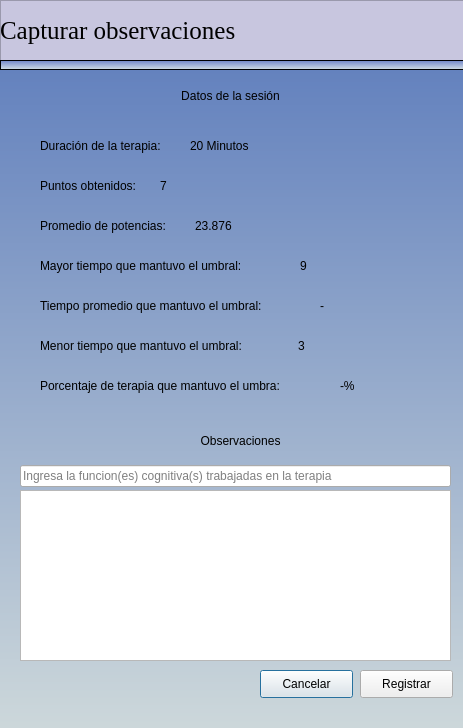
<?xml version="1.0" encoding="UTF-8"?>
<ui version="4.0">
 <class>capturarObservaciones</class>
 <widget class="QDialog" name="capturarObservaciones">
  <property name="geometry">
   <rect>
    <x>0</x>
    <y>0</y>
    <width>463</width>
    <height>728</height>
   </rect>
  </property>
  <property name="windowTitle">
   <string>Dialog</string>
  </property>
  <widget class="QFrame" name="frame">
   <property name="geometry">
    <rect>
     <x>0</x>
     <y>0</y>
     <width>531</width>
     <height>61</height>
    </rect>
   </property>
   <property name="styleSheet">
    <string notr="true">background-color: rgb(200, 198, 223);</string>
   </property>
   <property name="frameShape">
    <enum>QFrame::StyledPanel</enum>
   </property>
   <property name="frameShadow">
    <enum>QFrame::Raised</enum>
   </property>
   <widget class="QLabel" name="label_23">
    <property name="geometry">
     <rect>
      <x>410</x>
      <y>10</y>
      <width>51</width>
      <height>41</height>
     </rect>
    </property>
    <property name="font">
     <font>
      <pointsize>10</pointsize>
     </font>
    </property>
    <property name="styleSheet">
     <string notr="true">image: url(:/newPrefix/archivo.png);</string>
    </property>
    <property name="text">
     <string/>
    </property>
   </widget>
  </widget>
  <widget class="QLabel" name="label_2">
   <property name="geometry">
    <rect>
     <x>0</x>
     <y>0</y>
     <width>401</width>
     <height>61</height>
    </rect>
   </property>
   <property name="font">
    <font>
     <family>Times New Roman</family>
     <pointsize>19</pointsize>
     <weight>9</weight>
     <italic>false</italic>
     <bold>false</bold>
    </font>
   </property>
   <property name="styleSheet">
    <string notr="true">
font: 75 19pt &quot;Times New Roman&quot;;</string>
   </property>
   <property name="text">
    <string>Capturar observaciones</string>
   </property>
  </widget>
  <widget class="QFrame" name="frame_4">
   <property name="geometry">
    <rect>
     <x>0</x>
     <y>60</y>
     <width>531</width>
     <height>10</height>
    </rect>
   </property>
   <property name="maximumSize">
    <size>
     <width>16777215</width>
     <height>10</height>
    </size>
   </property>
   <property name="styleSheet">
    <string notr="true">background-color: qlineargradient(spread:pad, x1:0, y1:1, x2:0, y2:0, stop:0 rgba(214, 225, 229), stop:1 rgba(109, 130, 198));
</string>
   </property>
   <property name="frameShape">
    <enum>QFrame::StyledPanel</enum>
   </property>
   <property name="frameShadow">
    <enum>QFrame::Raised</enum>
   </property>
  </widget>
  <widget class="QLabel" name="label_24">
   <property name="geometry">
    <rect>
     <x>0</x>
     <y>70</y>
     <width>480</width>
     <height>691</height>
    </rect>
   </property>
   <property name="minimumSize">
    <size>
     <width>480</width>
     <height>60</height>
    </size>
   </property>
   <property name="styleSheet">
    <string notr="true">background-color: qlineargradient(spread:pad, x1:0, y1:1, x2:0, y2:0, stop:0 rgba(210, 220, 220), stop:1 rgba(100, 130, 190));

</string>
   </property>
   <property name="text">
    <string/>
   </property>
  </widget>
  <widget class="QTextEdit" name="tekObservaciones">
   <property name="geometry">
    <rect>
     <x>20</x>
     <y>490</y>
     <width>431</width>
     <height>171</height>
    </rect>
   </property>
  </widget>
  <widget class="QLabel" name="label_3">
   <property name="geometry">
    <rect>
     <x>10</x>
     <y>425</y>
     <width>461</width>
     <height>31</height>
    </rect>
   </property>
   <property name="styleSheet">
    <string notr="true">font: 12pt &quot;MS Shell Dlg 2&quot;;</string>
   </property>
   <property name="text">
    <string>Observaciones</string>
   </property>
   <property name="alignment">
    <set>Qt::AlignCenter</set>
   </property>
  </widget>
  <widget class="QPushButton" name="btnCancelar">
   <property name="geometry">
    <rect>
     <x>260</x>
     <y>670</y>
     <width>93</width>
     <height>28</height>
    </rect>
   </property>
   <property name="text">
    <string>Cancelar</string>
   </property>
  </widget>
  <widget class="QPushButton" name="btnRegistar">
   <property name="geometry">
    <rect>
     <x>360</x>
     <y>670</y>
     <width>93</width>
     <height>28</height>
    </rect>
   </property>
   <property name="text">
    <string>Registrar</string>
   </property>
  </widget>
  <widget class="QLabel" name="label_4">
   <property name="geometry">
    <rect>
     <x>40</x>
     <y>170</y>
     <width>121</width>
     <height>31</height>
    </rect>
   </property>
   <property name="styleSheet">
    <string notr="true">font: 9pt &quot;MS Shell Dlg 2&quot;;</string>
   </property>
   <property name="text">
    <string>Puntos obtenidos:</string>
   </property>
  </widget>
  <widget class="QLabel" name="label_5">
   <property name="geometry">
    <rect>
     <x>40</x>
     <y>210</y>
     <width>161</width>
     <height>31</height>
    </rect>
   </property>
   <property name="styleSheet">
    <string notr="true">font: 9pt &quot;MS Shell Dlg 2&quot;;</string>
   </property>
   <property name="text">
    <string>Promedio de potencias:</string>
   </property>
  </widget>
  <widget class="QLabel" name="label_6">
   <property name="geometry">
    <rect>
     <x>40</x>
     <y>250</y>
     <width>261</width>
     <height>31</height>
    </rect>
   </property>
   <property name="styleSheet">
    <string notr="true">font: 9pt &quot;MS Shell Dlg 2&quot;;</string>
   </property>
   <property name="text">
    <string>Mayor tiempo que mantuvo el umbral:</string>
   </property>
  </widget>
  <widget class="QLabel" name="label_7">
   <property name="geometry">
    <rect>
     <x>40</x>
     <y>370</y>
     <width>311</width>
     <height>31</height>
    </rect>
   </property>
   <property name="styleSheet">
    <string notr="true">font: 9pt &quot;MS Shell Dlg 2&quot;;</string>
   </property>
   <property name="text">
    <string>Porcentaje de terapia que mantuvo el umbra:</string>
   </property>
  </widget>
  <widget class="QLabel" name="label_8">
   <property name="geometry">
    <rect>
     <x>0</x>
     <y>80</y>
     <width>461</width>
     <height>31</height>
    </rect>
   </property>
   <property name="styleSheet">
    <string notr="true">font: 12pt &quot;MS Shell Dlg 2&quot;;</string>
   </property>
   <property name="text">
    <string>Datos de la sesión</string>
   </property>
   <property name="alignment">
    <set>Qt::AlignCenter</set>
   </property>
  </widget>
  <widget class="QLabel" name="lbPuntos">
   <property name="geometry">
    <rect>
     <x>160</x>
     <y>170</y>
     <width>121</width>
     <height>31</height>
    </rect>
   </property>
   <property name="styleSheet">
    <string notr="true">
font: 87 8pt &quot;Arial Black&quot;;</string>
   </property>
   <property name="text">
    <string>7</string>
   </property>
  </widget>
  <widget class="QLabel" name="lbPromedioPotencias">
   <property name="geometry">
    <rect>
     <x>195</x>
     <y>210</y>
     <width>121</width>
     <height>31</height>
    </rect>
   </property>
   <property name="styleSheet">
    <string notr="true">font: 87 8pt &quot;Arial Black&quot;;</string>
   </property>
   <property name="text">
    <string>23.876</string>
   </property>
  </widget>
  <widget class="QLabel" name="lbMayorTiempo">
   <property name="geometry">
    <rect>
     <x>300</x>
     <y>250</y>
     <width>121</width>
     <height>31</height>
    </rect>
   </property>
   <property name="styleSheet">
    <string notr="true">font: 87 8pt &quot;Arial Black&quot;;</string>
   </property>
   <property name="text">
    <string>9</string>
   </property>
  </widget>
  <widget class="QLabel" name="lbTiempoUmbralObtenido">
   <property name="geometry">
    <rect>
     <x>340</x>
     <y>370</y>
     <width>121</width>
     <height>31</height>
    </rect>
   </property>
   <property name="styleSheet">
    <string notr="true">font: 87 8pt &quot;Arial Black&quot;;</string>
   </property>
   <property name="text">
    <string>-%</string>
   </property>
  </widget>
  <widget class="QLabel" name="label_13">
   <property name="geometry">
    <rect>
     <x>40</x>
     <y>130</y>
     <width>151</width>
     <height>31</height>
    </rect>
   </property>
   <property name="styleSheet">
    <string notr="true">font: 9pt &quot;MS Shell Dlg 2&quot;;</string>
   </property>
   <property name="text">
    <string>Duración de la terapia:</string>
   </property>
  </widget>
  <widget class="QLabel" name="lbDuracioSesion">
   <property name="geometry">
    <rect>
     <x>190</x>
     <y>130</y>
     <width>121</width>
     <height>31</height>
    </rect>
   </property>
   <property name="styleSheet">
    <string notr="true">font: 87 8pt &quot;Arial Black&quot;;</string>
   </property>
   <property name="text">
    <string>20 Minutos</string>
   </property>
  </widget>
  <widget class="QLabel" name="label_9">
   <property name="geometry">
    <rect>
     <x>40</x>
     <y>290</y>
     <width>281</width>
     <height>31</height>
    </rect>
   </property>
   <property name="styleSheet">
    <string notr="true">font: 9pt &quot;MS Shell Dlg 2&quot;;</string>
   </property>
   <property name="text">
    <string>Tiempo promedio que mantuvo el umbral:</string>
   </property>
  </widget>
  <widget class="QLabel" name="lbPromedioTiempo">
   <property name="geometry">
    <rect>
     <x>320</x>
     <y>290</y>
     <width>121</width>
     <height>31</height>
    </rect>
   </property>
   <property name="styleSheet">
    <string notr="true">font: 87 8pt &quot;Arial Black&quot;;</string>
   </property>
   <property name="text">
    <string>-</string>
   </property>
  </widget>
  <widget class="QLabel" name="label_10">
   <property name="geometry">
    <rect>
     <x>40</x>
     <y>330</y>
     <width>261</width>
     <height>31</height>
    </rect>
   </property>
   <property name="styleSheet">
    <string notr="true">font: 9pt &quot;MS Shell Dlg 2&quot;;</string>
   </property>
   <property name="text">
    <string>Menor tiempo que mantuvo el umbral:</string>
   </property>
  </widget>
  <widget class="QLabel" name="lbMenorTiempo">
   <property name="geometry">
    <rect>
     <x>298</x>
     <y>330</y>
     <width>121</width>
     <height>31</height>
    </rect>
   </property>
   <property name="styleSheet">
    <string notr="true">font: 87 8pt &quot;Arial Black&quot;;</string>
   </property>
   <property name="text">
    <string>3</string>
   </property>
  </widget>
  <widget class="QLineEdit" name="etFuncionCognitiva">
   <property name="geometry">
    <rect>
     <x>20</x>
     <y>465</y>
     <width>431</width>
     <height>22</height>
    </rect>
   </property>
   <property name="placeholderText">
    <string>Ingresa la funcion(es) cognitiva(s) trabajadas en la terapia</string>
   </property>
  </widget>
 </widget>
 <resources>
  <include location="images/image.qrc"/>
 </resources>
 <connections/>
</ui>
